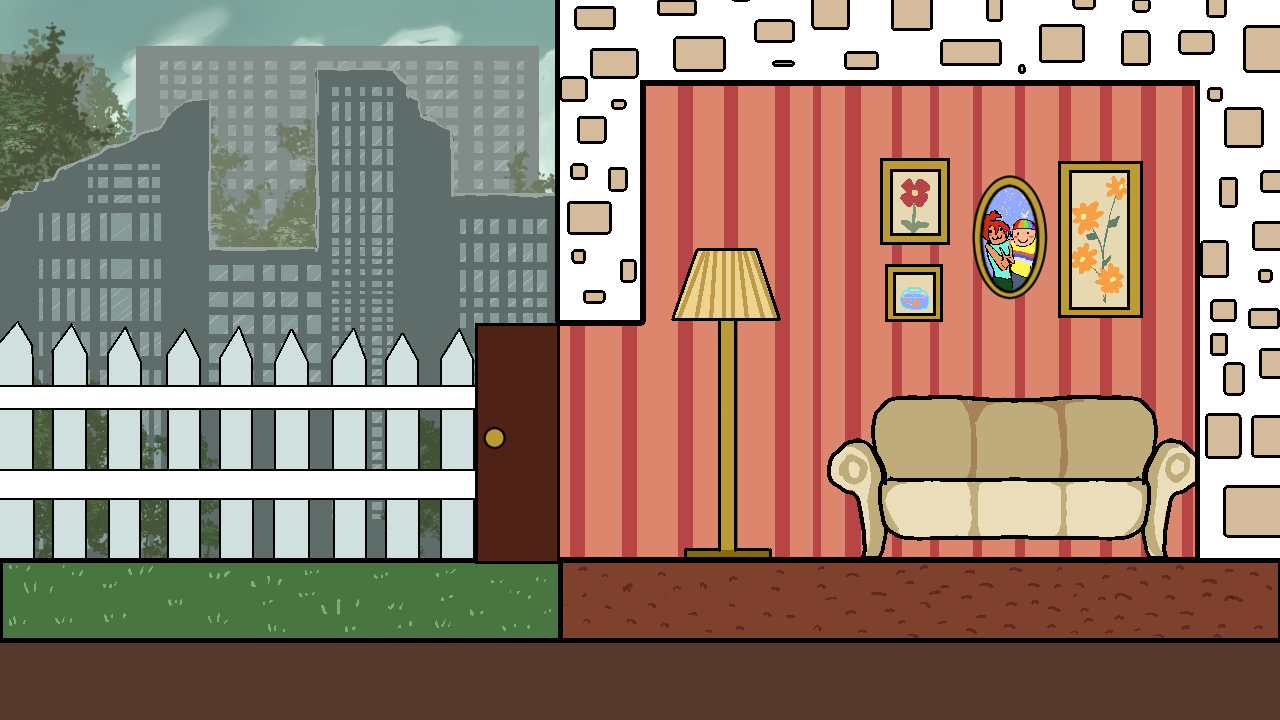

Rendered tile map (Tiled .tmx) drawn with the repository's tilesets; below, a short description and the full map source, tile grids included:
An orthogonal 16x9 tile map with 80x80 px tiles, 1 tile layer (Tile Layer 1).

<map version="1.10" tiledversion="1.10.2" orientation="orthogonal" renderorder="right-down" width="16" height="9" tilewidth="80" tileheight="80" infinite="0" nextlayerid="2" nextobjectid="1">
 <tileset firstgid="1" source="endPast.tsx" />
 <layer id="1" name="Tile Layer 1" width="16" height="9">
  <data encoding="csv">
1,2,3,4,5,6,7,8,9,10,11,12,13,14,15,16,
17,18,19,20,21,22,23,24,25,26,27,28,29,30,31,32,
33,34,35,36,37,38,39,40,41,42,43,44,45,46,47,48,
49,50,51,52,53,54,55,56,57,58,59,60,61,62,63,64,
65,66,67,68,69,70,71,72,73,74,75,76,77,78,79,80,
81,82,83,84,85,86,87,88,89,90,91,92,93,94,95,96,
97,98,99,100,101,102,103,104,105,106,107,108,109,110,111,112,
113,114,115,116,117,118,119,120,121,122,123,124,125,126,127,128,
129,130,131,132,133,134,135,136,137,138,139,140,141,142,143,144
</data>
 </layer>
</map>
